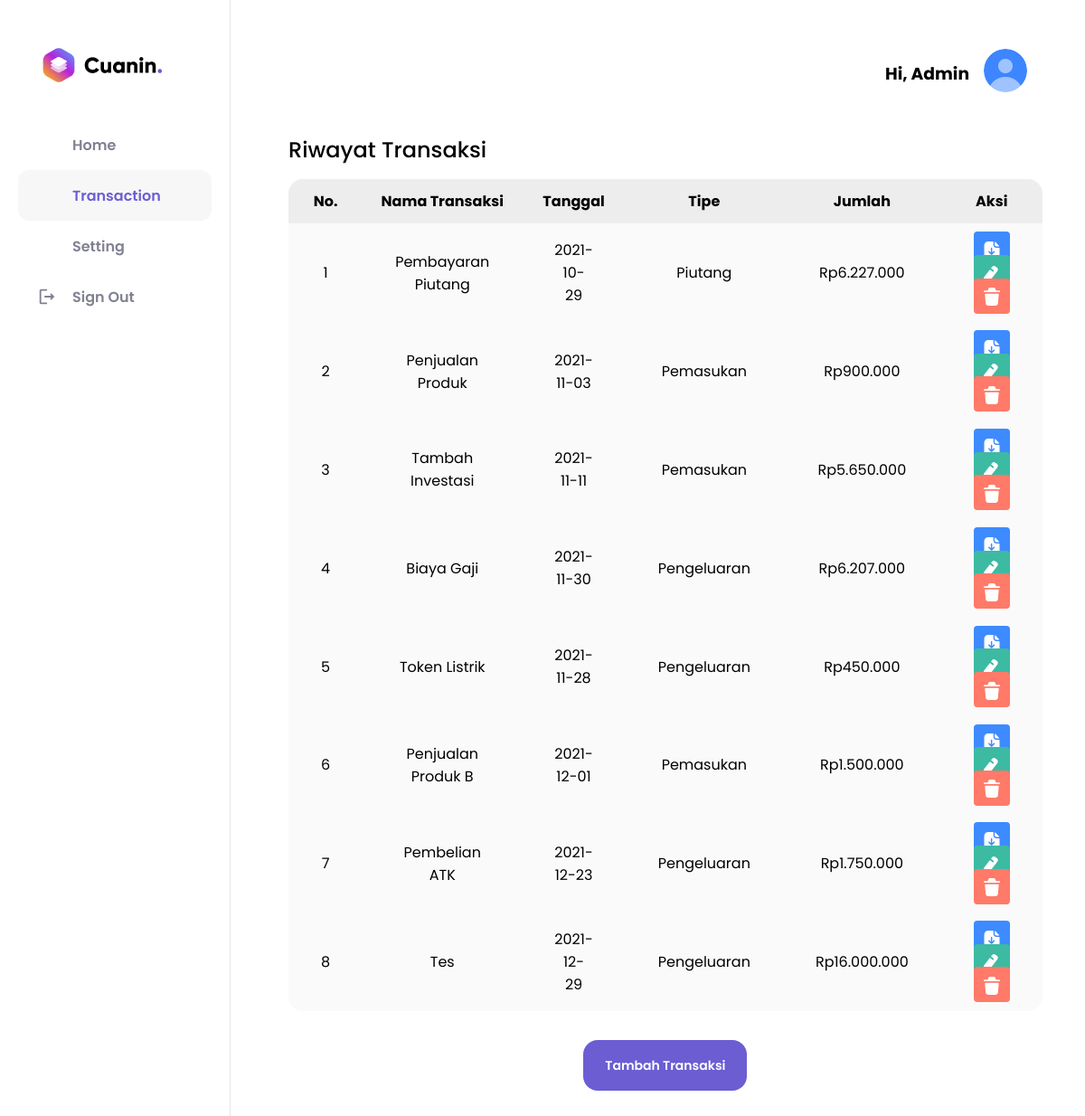
/transaction.php (signed in), run on the app's committed database.
### tables this page shows
CREATE TABLE `transaksi` (
  `id` int(11) NOT NULL,
  `nama` varchar(255) NOT NULL,
  `tanggal` date NOT NULL,
  `tipe` enum('Pengeluaran','Pemasukan','Hutang','Piutang') NOT NULL,
  `jumlah` int(255) NOT NULL
);

### config/function.php (called while the page is built, shortened)
<?php
$conn = mysqli_connect('localhost', 'root', '') or
    die('Unable to connect. Check your connection parameters.');
mysqli_select_db($conn, 'cuanin') or die(mysqli_error($conn));
function query($query)
{
    global $conn;
    $result = mysqli_query($conn, $query);
    $rows = [];
    while ($row = mysqli_fetch_assoc($result)) {
        $rows[] = $row;
    }
    return $rows;
}
function rupiah($angka)
{
    $rupiah = "Rp" . number_format($angka, 0, ".", ".");
    return $rupiah;
}

### transaction.php (the view, shortened to what this page needs)
<?php
include 'config/function.php';
$transaksi = query("SELECT * FROM transaksi");
?>
<!DOCTYPE html>
<html lang="en">
<head>
    <link rel="stylesheet" media="all" href="assets/css/transaction.css" />
    <link rel="stylesheet" href="https://cdnjs.cloudflare.com/ajax/libs/font-awesome/4.7.0/css/font-awesome.min.css">
</head>
<body>
    <div class="page">
        <div class="sidebar">
            <div class="sidebar-head">
                <img src="assets/img/logo-black.png" class="sidebar-logo" alt="Cuanin" />
            </div>
            <div class="sidebar-body">
                <nav class="sidebar-nav">
                    <a class="sidebar-item" href="dashboard.php">
                        <div class="sidebar-icon">
                            <svg class="icon icon-home">
                                <use xlink:href="assets/img/sprite.svg#icon-home"></use>
                            </svg>
                        </div>
                        <div class="sidebar-text">Home</div>
                    </a>
                    <a class="sidebar-item active" href="transaction.php">
                        <div class="sidebar-icon">
                            <svg class="icon icon-transaction">
                                <use xlink:href="assets/img/sprite.svg#icon-activity"></use>
                            </svg>
                        </div>
                        <div class="sidebar-text">Transaction</div>
                    </a>
                    <a class="sidebar-item" href="setting.php">
                        <div class="sidebar-icon">
                            <svg class="icon icon-home">
                                <use xlink:href="assets/img/sprite.svg#icon-settings"></use>
                            </svg>
                        </div>
                        <div class="sidebar-text">Setting</div>
                    </a>
                    <a class="sidebar-item" href="signout.php" onclick="return confirm('Apakah kamu yakin untuk keluar?');">
                        <div class="sidebar-icon">
                        </div>
                        <div class="sidebar-text">Sign Out</div>
                    </a>
                </nav>
            </div>
        </div>
        <div class="page-content">
            <header>
                <h3 class="header-username">Hi, <?php echo $_SESSION['username'] ?> </h3>
                <a class="header-ava" href="setting.php"><img src="assets/img/ava-header.png" alt="" /></a>
            </header>
            <div class="transaction">
                <div class="transaction-container">
                    <div class="transaction-stage h5 mobile-show">Riwayat Transaksi</div>
                    <table cellspacing="0" cellpadding="0">
                        <thead>
                            <th>No. </th>
                            <th>Nama Transaksi</th>
                            <th>Tanggal</th>
                            <th>Tipe</th>
                            <th>Jumlah</th>
                            <th>Aksi</th>
                        </thead>
                        <?php $i = 1 ?>
                        <?php foreach ($transaksi as $row) : ?>
                            <tbody>
                                <tr>
                                    <td data-label="No." class="index"><?= $i; ?></td>
                                    <td data-label="Nama" class="index"><?= $row["nama"]; ?></td>
                                    <td data-label="Date" class="index"><?= $row["tanggal"]; ?></td>
                                    <td data-label="Type" class="index"><?= $row["tipe"]; ?></td>
                                    <td data-label="Amount" class="index"><?= rupiah($row["jumlah"]); ?></td>
                                    <td data-label="Action">
                                        <a class="button blue" href="config/print.php?id=<?= $row["id"] ?>"><img class="icon-action" src="assets/img/download.svg" alt=""></a>
                                        <a class="button green" href="edit.php?id=<?= $row["id"] ?>"><img class="icon-action" src="assets/img/edit.svg" alt=""></a>
                                        <a class="button red" href="config/delete.php?id=<?= $row["id"]; ?>" onclick=" return confirm('Yakin ingin menghapus data?')"><img class="icon-action" src="assets/img/delete.svg" alt=""></a>
                                    </td>
                                </tr>
                            </tbody>
                            <?php $i++; ?>
                        <?php endforeach; ?>
                    </table>
                    <div class="btn-center">
                        <button class="btn btn-primary" onclick=" window.location.href='input.php'">Tambah Transaksi</button>
                    </div>
                </div>
            </div>
        </div>
    </div>
</body>
</html>

### assets/css/transaction.css (style rules this page uses)
* { -webkit-font-smoothing: antialiased !important; text-rendering: optimizeSpeed !important; scroll-behavior: smooth !important; font-family: "Poppins", sans-serif !important; }
*, *:before, *:after { -webkit-box-sizing: inherit; box-sizing: inherit; }
html, body, div, a, img, nav { margin: 0; padding: 0; border: 0; vertical-align: baseline; }
html { -ms-text-size-adjust: 100%; -webkit-text-size-adjust: 100%; }
img, a img { border: none; }
button { cursor: pointer; background: none; margin: 0; padding: 0; border: 0; }
div, button, a, a:focus { outline: none; }
html { -webkit-box-sizing: border-box; box-sizing: border-box; }
a { text-decoration: none; }
a, button { -webkit-tap-highlight-color: rgba(0, 0, 0, 0); }
.icon-home { width: 1em; height: 1em; fill: var(--color-secondary); }
.transaction { display: -webkit-box; display: -ms-flexbox; display: flex; }
.transaction-container { -webkit-box-flex: 1; -ms-flex-positive: 1; flex-grow: 1; padding: 0 64px 64px; }
.transaction-stage { margin-bottom: 16px; }
table { width: 100%; border-collapse: collapse; border-radius: 16px; overflow: hidden; }
table td, table th { padding: 12px 15px; text-align: center; font-size: 16px; }
table th { background-color: #ededed; color: #000; }
table thead th:first-child { max-width: 5%; }
table td { padding: 16px 36px; background: #fafafa; }
img.icon-action { width: 24px !important; height: 24px !important; vertical-align: middle; }

### assets/css/variables.css (style rules this page uses)
:root { --color-black: #11142d !important; --color-white: #fff !important; --color-primary: #6c5dd3 !important; --color-primary-darker: #3a2ca0 !important; --color-secondary: #808191 !important; --color-secondary-darker: #1b1d21 !important; --color-secondary-lighter: #e4e4e4 !important; --color-gradient: radial-gradient(103.03% 103.03% at 0% 0%, #d080ff 0%, #6c5dd3 100%); }

### assets/css/sidebar.css (style rules this page uses)
.sidebar { position: fixed; top: 0; left: 0; bottom: 0; z-index: 15; display: -webkit-box; display: -ms-flexbox; display: flex; -webkit-box-orient: vertical; -webkit-box-direction: normal; -ms-flex-direction: column; flex-direction: column; width: 255px; background: var(--color-white); border-right: 1px solid var(--color-secondary-lighter); padding: 132px 20px 72px; -webkit-transition: width 0.2s; -o-transition: width 0.2s; transition: width 0.2s; }
.sidebar-head { position: absolute; top: 0; left: 0; right: 0; display: -webkit-box; display: -ms-flexbox; display: flex; -webkit-box-pack: center; -ms-flex-pack: center; justify-content: center; -webkit-box-align: center; -ms-flex-align: center; align-items: center; height: 132px; padding-top: 12px; }
.sidebar-logo { display: inline-block; margin-right: 28px; font-size: 0; }
.sidebar-body { display: -webkit-box; display: -ms-flexbox; display: flex; -webkit-box-orient: vertical; -webkit-box-direction: normal; -ms-flex-direction: column; flex-direction: column; overflow: auto; -webkit-box-flex: 1; -ms-flex-positive: 1; flex-grow: 1; -ms-overflow-style: none; scrollbar-width: none; -webkit-overflow-scrolling: touch; }
.sidebar-nav { margin-bottom: 32px; }
.sidebar-item { display: -webkit-box; display: -ms-flexbox; display: flex; -webkit-box-align: center; -ms-flex-align: center; align-items: center; height: 56px; padding: 0 20px; border-radius: 12px; white-space: nowrap; font-weight: 600; color: var(--color-secondary); -webkit-transition: all 0.2s; -o-transition: all 0.2s; transition: all 0.2s; }
.sidebar-item:hover, .sidebar-item.active { color: var(--color-primary); }
.sidebar-item:hover .icon, .sidebar-item.active .icon { fill: var(--color-primary); }
.sidebar-item.active { background: rgba(228, 228, 228, 0.3); }
.sidebar-icon { position: relative; display: -webkit-box; display: -ms-flexbox; display: flex; -webkit-box-pack: center; -ms-flex-pack: center; justify-content: center; -webkit-box-align: center; -ms-flex-align: center; align-items: center; -ms-flex-negative: 0; flex-shrink: 0; width: 24px; height: 24px; font-size: 0; }
.sidebar-icon .icon { font-size: 22px; fill: var(--color-secondary); -webkit-transition: fill 0.2s; -o-transition: fill 0.2s; transition: fill 0.2s; }
.sidebar-icon:before { content: ""; position: absolute; top: -4px; right: -4px; width: 8px; height: 8px; background: #ff6628; border-radius: 50%; opacity: 0; }
.sidebar-item .sidebar-text { margin-left: 16px; }

### assets/css/typography.css (style rules this page uses)
.h5 { font-size: 24px; font-weight: 500; line-height: 1.33333; }

### data on the page
transaksi: nama "Pembayaran Piutang", tanggal "2021-10-29", tipe "Piutang", jumlah "Rp6.227.000"
transaksi: nama "Penjualan Produk", tanggal "2021-11-03", tipe "Pemasukan", jumlah "Rp900.000"
transaksi: nama "Tambah Investasi", tanggal "2021-11-11", tipe "Pemasukan", jumlah "Rp5.650.000"
transaksi: nama "Biaya Gaji", tanggal "2021-11-30", tipe "Pengeluaran", jumlah "Rp6.207.000"
transaksi: nama "Token Listrik", tanggal "2021-11-28", tipe "Pengeluaran", jumlah "Rp450.000"
transaksi: nama "Penjualan Produk B", tanggal "2021-12-01", tipe "Pemasukan", jumlah "Rp1.500.000"
transaksi: nama "Pembelian ATK", tanggal "2021-12-23", tipe "Pengeluaran", jumlah "Rp1.750.000"
transaksi: nama "Tes", tanggal "2021-12-29", tipe "Pengeluaran", jumlah "Rp16.000.000"

### other printed values
$_SESSION['username'] "Admin"
